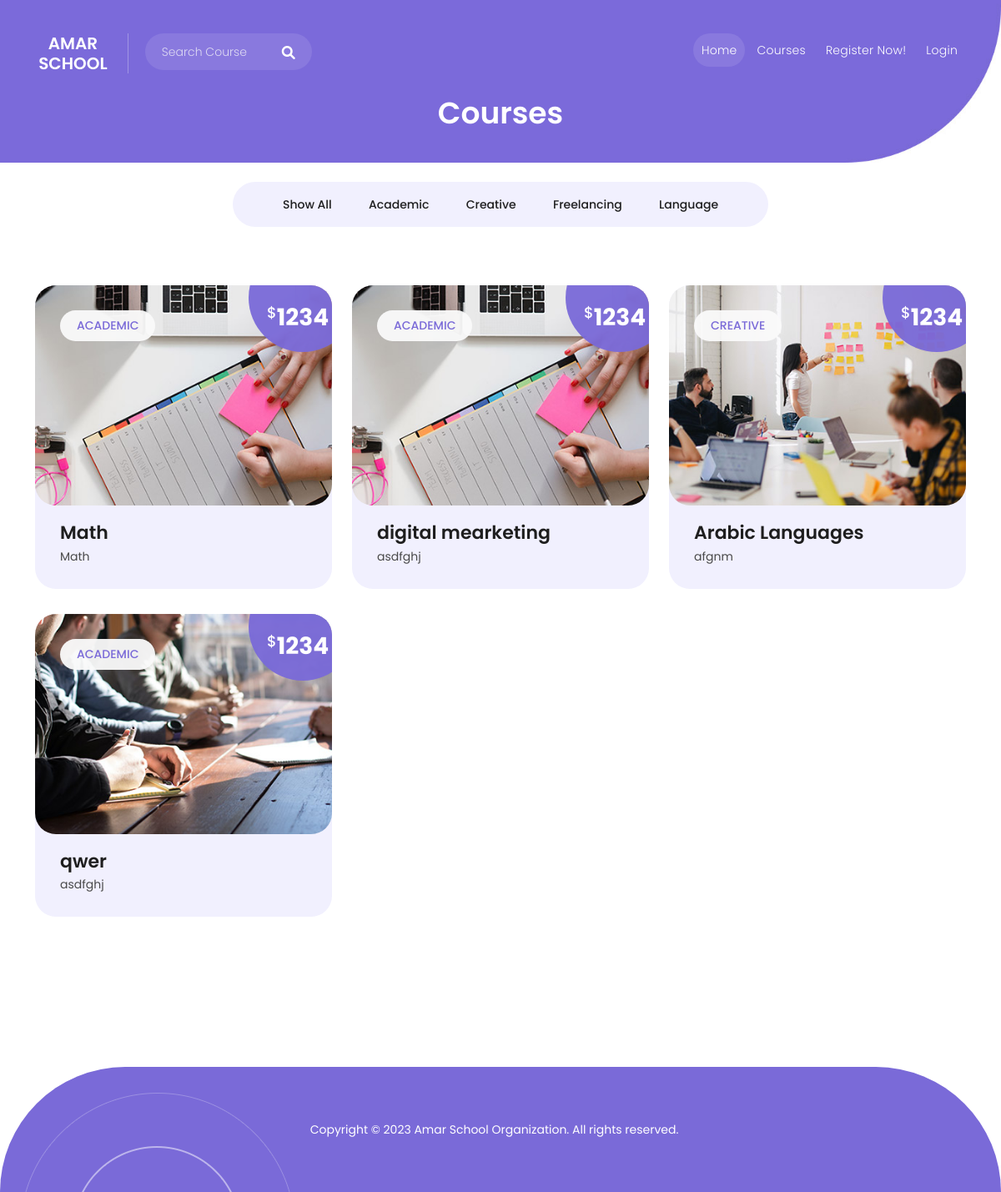
Before: /course_list/ with the older database file.
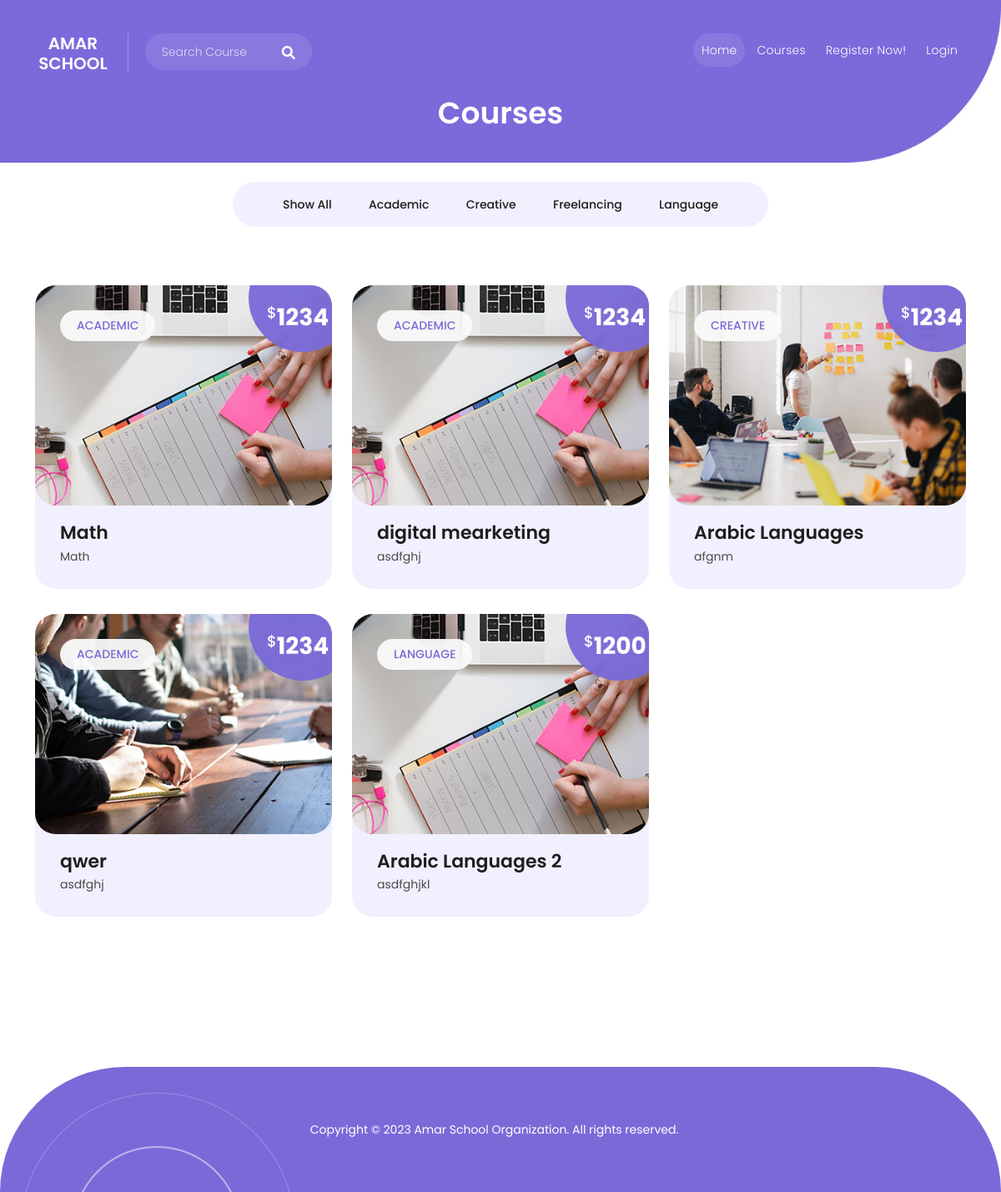
After: the same page with the newer database file.
### courses/models.py (models this page shows)
class Department(models.Model):
    department_name = models.CharField(max_length=100, unique=True)
    slug = models.SlugField(max_length=100)
    description = models.TextField(max_length=300, blank=True)
    def __str__(self):
        return self.department_name

class Course(models.Model):
    course_title = models.CharField(max_length=100, unique=True)
    course_description = models.TextField(max_length=400)
    course_teacher = models.ForeignKey(User, on_delete=models.CASCADE, null=True)
    course_banner = models.ImageField(upload_to='photos/courses', blank=True)
    course_price = models.IntegerField()
    course_department = models.ForeignKey(Department, on_delete=models.CASCADE)
    created_date = models.DateTimeField(auto_now_add=True)

### courses/views.py (the view)
# urls.py: path('course_list/', views.course_list, name='course_list'),
def course_list(request, department_slug=None):
    course_list = None
    department_list = Department.objects.all()
    if department_slug:
        department = get_object_or_404(Department,slug = department_slug)
        course_list = Course.objects.filter(course_department=department)
    else:
        course_list = Course.objects.all()
    context = {'course_list':course_list, 'department_list':department_list,}
    return render(request, 'courses/course_list.html', context)

### courses/templates/courses/course_list.html
{% extends "base.html" %}
{% block body %}
<div style="padding-bottom: 25px;" class="main-banner" >
</div>
<section style="margin-top: -131px; margin-bottom: 150px;" class="section courses" id="courses">
  <div class="container">
    <div class="row">
      <div class="col-lg-12 text-center">
        <div class="section-heading">
          <h2 class='text-white'>Courses</h2>
        </div>
      </div>
    </div>
    <ul class="event_filter">
      <li>
        <a href="{% url 'course_list' %}" >Show All</a>
      </li>
      {% for item in department_list %}
      <li>
        <a href="{% url 'course_by_dep' item.slug %}" >{{item.department_name}}</a>
      </li>
      {% endfor %}
    </ul>
    <div class="row event_box">
      {% if course_list %}
      {% for item in course_list %}
      <div class="col-lg-4 col-md-6 align-self-center mb-30 event_outer col-md-12 design">
        <div class="events_item ">
          <div class="thumb">
            {% if item.course_banner %}
            <a href="#"><img src="{{ item.course_banner.url }}" alt=""></a>
            {% endif %}
            <span class="category">{{item.course_department}}</span>
            <span class="price">
              <h6><em>$</em>{{item.course_price}}</h6>
            </span>
          </div>
          <div class="down-content">
            <h4 class="author">{{item.course_title}}</h4>
            <p>{{item.course_description}}</p>
          </div>
        </div>
      </div>
      {% endfor %}
      {% else %}
      <div>
        <h2>No result found. Pleace try again</h2>
      </div>
      {% endif %}
    </div>
  </div>
</section>
{% endblock %}

### templates/base.html (shortened to what this page needs)
<!DOCTYPE html>
<html lang="en">
{% load static %}
<head>
  <link href="{% static 'vendor/bootstrap/css/bootstrap.min.css' %}" rel="stylesheet">
  <link rel="stylesheet" href="{% static 'assets/css/fontawesome.css' %}">
  <link rel="stylesheet" href="{% static 'assets/css/templatemo-scholar.css' %}">
  <link rel="stylesheet" href="{% static 'assets/css/owl.css' %}">
  <link rel="stylesheet" href="{% static 'assets/css/animate.css' %}">
  <link rel="stylesheet" href="https://unpkg.com/swiper@7/swiper-bundle.min.css" />
</head>
<body>
  <header class="header-area header-sticky">
    <div class="container">
      <div class="row">
        <div class="col-12">
          <nav class="main-nav">
            <a href="{% url 'home' %}" class="logo">
              <h1 style="font-size: 20px; text-align: center;">Amar School</h1>
            </a>
            <div class="search-input">
              <form id="search" action="{% url 'search' %}" method="POST">
                <input type="text" placeholder="Search Course" id='searchText' name="searched"/>
                <i class="fa fa-search"></i>
              </form>
            </div>
            <ul class="nav">
              {% if request.user.is_authenticated %}
              <li class="scroll-to-section"><a href="{% url 'dashboard' %}">Dashboard({{request.user.first_name}})</a></li>
              <li class="scroll-to-section"><a href="{% url 'add_courses' %}">Add Course</a></li>
              <li class="scroll-to-section"><a href="{% url 'logout' %}">Logout</a></li>
              {%else%}
              <li class="scroll-to-section"><a href="{% url 'home' %}" class="active">Home</a></li>
              <li class="scroll-to-section"><a href="{% url 'course_list' %}">Courses</a></li>
              <li class="scroll-to-section"><a href="{% url 'register' %}">Register Now!</a></li>
              <li class="scroll-to-section"><a href="{% url 'login' %}">Login</a></li>
              {% endif %}
            </ul>
          </nav>
        </div>
      </div>
    </div>
  </header>
  {% block body %}
  {% endblock %}
  <footer>
    <div class="container">
      <div class="col-lg-12">
        <p>Copyright © 2023 Amar School Organization. All rights reserved. &nbsp;&nbsp;&nbsp;</p>
      </div>
    </div>
  </footer>
</body>
</html>

Changed rows visible on the page:
added Course: course_banner (picture), course_department "LANGUAGE", course_price "1200", course_title "Arabic Languages 2", course_description "asdfghjkl"
